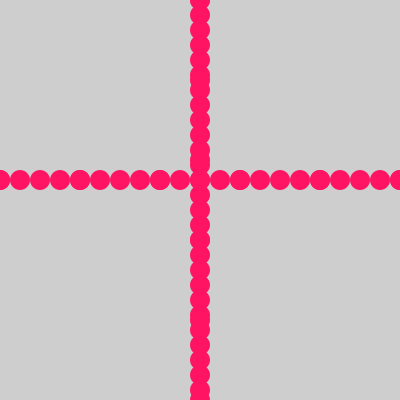
Frame 1 (no input)
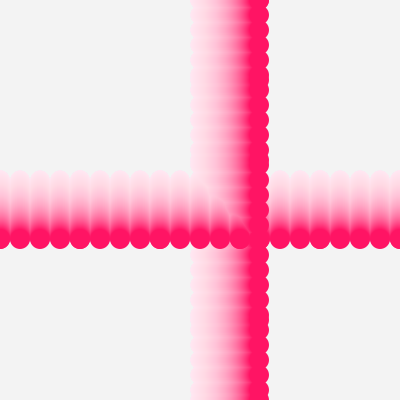
Frame 60 (the mouse pressed at the canvas centre just before this capture)
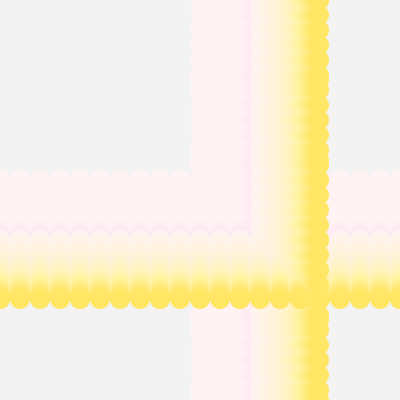
Frame 120 (the mouse held since frame 60 and released just before this capture)

The Processing sketch that drew these frames (run headless with seeded random() and noise(); from frame 60 on, the mouse is pressed at the canvas centre):

// Processing sketch: processing_105770
// ── processing_105770.pde

int yPos = 180;
int xVel = 1;
int xPos = 200;
int yVel = 1;
int diameter = 20;
int value;

void setup (){
  size(400, 400);
  noStroke();
  value= 20;
}
void draw (){
  
  fill(255, 10);
  rect(0,0, width, height);
  fill(255, value, 100);
  
  for (int i = -10; i < 40; i++){
  ellipse (80*(i+1), yPos, diameter, diameter);
  ellipse(xPos, 80*(i+1), diameter, diameter); 
  ellipse(20*(i+1),yPos , diameter, diameter); 
  ellipse(xPos, 15*(i+1), diameter, diameter); 
 }
 
 moveCircle();
}

void mousePressed() {
  if (value == 20) {
    value = (230);
    } else {
      value = 20;
    }
}


void moveCircle(){
  if(yPos < - 80 || yPos > 440){
    yVel=yVel * (-1);
    }
    yPos = yPos + yVel;
    
  if (xPos < - 30 || xPos > 460) {
    xVel = xVel*(-1);
    }
    xPos = xPos + xVel;
  
}
